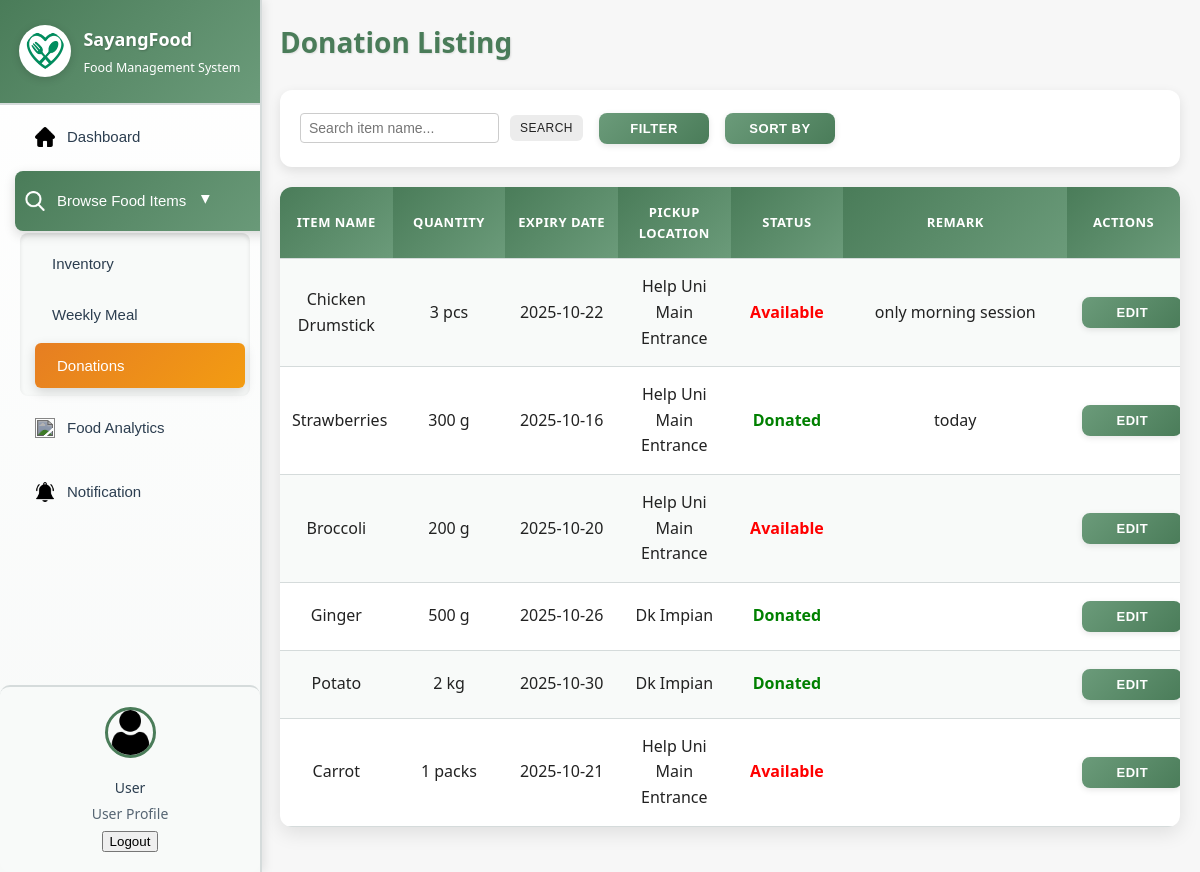
The app's page /donation_list.php (signed in) with its own data.
### tables this page shows
CREATE TABLE `donation` (
  `donation_id` int(11) NOT NULL,
  `user_id` int(11) NOT NULL,
  `item_id` int(11) NOT NULL,
  `donation_date` datetime NOT NULL,
  `pickup_location` varchar(50) NOT NULL,
  `donation_status` varchar(20) NOT NULL,
  `donation_remark` varchar(255) NOT NULL
);

CREATE TABLE `food_item_inventory` (
  `item_id` int(11) NOT NULL,
  `user_id` int(11) NOT NULL,
  `item_name` varchar(30) NOT NULL,
  `item_category` varchar(15) NOT NULL,
  `quantity` varchar(20) NOT NULL,
  `expiry_date` date NOT NULL,
  `item_status` varchar(20) NOT NULL,
  `storage_place` varchar(20) NOT NULL,
  `item_remark` varchar(255) NOT NULL
);

### donation_list.php (the view, shortened to what this page needs)
<?php
include 'db_connect.php';
$currentUserId = (int)$_SESSION['user_id'];
$baseSql = "
  SELECT
    d.donation_id,
    d.item_id,
    d.user_id,
    d.pickup_location,
    d.donation_status,
    d.donation_remark,
    d.donation_date,
    f.item_name,
    f.quantity,
    f.expiry_date
  FROM donation d
  JOIN food_item_inventory f ON f.item_id = d.item_id
  WHERE d.user_id = ?
";
$types  = "i";
$params = [$currentUserId];
$sql = $baseSql;
$orderBy = " ORDER BY d.donation_id DESC";
$sql .= $orderBy;
$stmt = $conn->prepare($sql);
if ($types && $params) {
  $stmt->bind_param($types, ...$params);
}
$stmt->execute();
$result = $stmt->get_result();
?>
<!DOCTYPE html>
<html lang="en">
<head>
  <link rel="stylesheet" href="inventory_list.css">
</head>
<body>
  <div class="sidebar">
    <div class="logo-container">
      <img src="pic/logo.png" alt="SayangFood Logo" class="logo-img">
      <div class="logo-text">
        <span class="brand">SayangFood</span><br>
        <small>Food Management System</small>
      </div>
    </div>
    <button class="menu-item" onclick="window.location.href='dashboard_page.html'">
      <img src="pic/home.png" class="icon"> Dashboard
    </button>
    <button class="menu-item dropdown-btn" onclick="toggleDropdown()">
      <img src="pic/search.png" class="icon"> Browse Food Items
      <span class="arrow" id="arrowIcon">▼</span>
    </button>
    <div class="dropdown-container" id="dropdownMenu">
      <button class="submenu-item" data-page="inventory_list.php" onclick="window.location.href='inventory_list.php'">Inventory</button>
      <button class="submenu-item" data-page="weekly_meal.php" onclick="window.location.href='weekly_meal.php'">Weekly Meal</button>
      <button class="submenu-item" data-page="donation_list.php" onclick="window.location.href='donation_list.php'">Donations</button>
    </div>
    <button class="menu-item">
      <img src="pic/data-analytics.png" class="icon"> Food Analytics
    </button>
    <button class="menu-item">
      <img src="pic/notification.png" class="icon"> Notification
    </button>
    <div class="profile">
      <img src="pic/user.png" alt="User" class="profile-img">
      <div class="profile-info">
        <p class="username" id="username"></p>
        <p class="role">User Profile</p>
        <button onclick="logout()" class="logout-btn">Logout</button>
      </div>
    </div>
  </div>
  <div class="main-content">
    <div class="header">
      <h1>Donation Listing</h1>
    </div>
    <div class="controls">
      <div class="controls-left" style="display:flex;gap:10px;align-items:center;">
        <form method="GET" action="donation_list.php" style="display:flex;gap:8px;align-items:center;" onsubmit="return validateSearchInput(this)">
          <input type="text" id="searchInput" name="search" placeholder="Search item name..." style="padding:6px 8px;border-radius:4px;border:1px solid #ccc;" value="<?php echo isset($_GET['search']) ? htmlspecialchars($_GET['search']) : ''; ?>">
          <button type="submit" class="action-btn search-btn" style="padding:6px 10px;">Search</button>
        </form>
        <button class="action-btn edit-btn" style="min-width:110px;max-width:110px;" onclick="openFilterPopup()">Filter</button>
        <button class="action-btn edit-btn" style="min-width:110px;max-width:110px;" onclick="openSortPopup()">Sort By</button>
      </div>
    </div>
    <table>
      <tr>
        <th>Item Name</th>
        <th>Quantity</th>
        <th>Expiry Date</th>
        <th>Pickup Location</th>
        <th>Status</th>
        <th>Remark</th>
        <th>Actions</th>
      </tr>
      <?php
      while($row = mysqli_fetch_assoc($result)) {
      ?>
      <tr>
        <td><?= htmlspecialchars($row['item_name'] ?? 'N/A') ?></td>
        <td><?= htmlspecialchars($row['quantity'] ?? 'N/A') ?></td>
        <td><?= $row['expiry_date'] ? htmlspecialchars(date('Y-m-d', strtotime($row['expiry_date']))) : 'N/A' ?></td>
        <td><?= htmlspecialchars($row['pickup_location']) ?></td>
        <?php
          $statusClass = strtolower($row['donation_status']) === 'donated'
                         ? 'status-available'
                         : 'status-expired';
        ?>
        <td class="<?= $statusClass ?>">
          <?= htmlspecialchars($row['donation_status']) ?>
        </td>
        <td><?= htmlspecialchars($row['donation_remark']) ?></td>
        <td>
          <button class="action-btn edit-btn" onclick='openEditDonatePopup(<?= json_encode($row) ?>)'>Edit</button>
        </td>
      </tr>
      <?php }
      ?>
    </table>
  </div>
</body>
</html>

### records on screen
donation: item.item_name "Chicken Drumstick", item.quantity "3 pcs", item.expiry_date "2025-10-22", pickup_location "Help Uni Main Entrance", donation_status "Available", donation_remark "only morning session"
donation: item.item_name "Strawberries", item.quantity "300 g", item.expiry_date "2025-10-16", pickup_location "Help Uni Main Entrance", donation_status "Donated", donation_remark "today"
donation: item.item_name "Broccoli", item.quantity "200 g", item.expiry_date "2025-10-20", pickup_location "Help Uni Main Entrance", donation_status "Available"
donation: item.item_name "Ginger", item.quantity "500 g", item.expiry_date "2025-10-26", pickup_location "Dk Impian", donation_status "Donated"
donation: item.item_name "Potato", item.quantity "2 kg", item.expiry_date "2025-10-30", pickup_location "Dk Impian", donation_status "Donated"
donation: item.item_name "Carrot", item.quantity "1 packs", item.expiry_date "2025-10-21", pickup_location "Help Uni Main Entrance", donation_status "Available"
